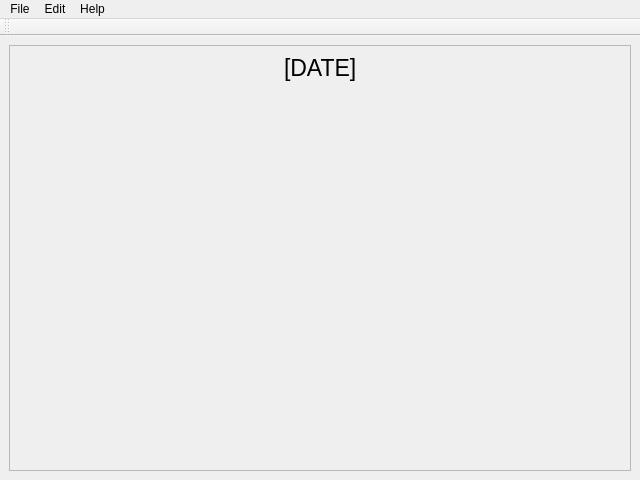
<?xml version="1.0" encoding="UTF-8"?>
<ui version="4.0">
 <class>MainWindow</class>
 <widget class="QMainWindow" name="MainWindow">
  <property name="geometry">
   <rect>
    <x>0</x>
    <y>0</y>
    <width>640</width>
    <height>480</height>
   </rect>
  </property>
  <property name="windowTitle">
   <string>Assignment List</string>
  </property>
  <property name="windowIcon">
   <iconset resource="../resources.qrc">
    <normaloff>:/data/assignment-list.svg</normaloff>:/data/assignment-list.svg</iconset>
  </property>
  <widget class="QWidget" name="centralwidget">
   <layout class="QHBoxLayout" name="horizontalLayout">
    <item>
     <widget class="QScrollArea" name="scrollArea">
      <property name="widgetResizable">
       <bool>true</bool>
      </property>
      <widget class="QWidget" name="scrollAreaWidgetContents_3">
       <property name="geometry">
        <rect>
         <x>0</x>
         <y>0</y>
         <width>620</width>
         <height>421</height>
        </rect>
       </property>
       <layout class="QVBoxLayout" name="verticalLayout">
        <item>
         <layout class="QVBoxLayout" name="v_box">
          <item>
           <layout class="QHBoxLayout" name="title_h_box">
            <item>
             <spacer name="horizontalSpacer_2">
              <property name="orientation">
               <enum>Qt::Horizontal</enum>
              </property>
              <property name="sizeHint" stdset="0">
               <size>
                <width>40</width>
                <height>20</height>
               </size>
              </property>
             </spacer>
            </item>
            <item>
             <widget class="QLabel" name="title">
              <property name="font">
               <font>
                <pointsize>17</pointsize>
               </font>
              </property>
              <property name="text">
               <string>[DATE]</string>
              </property>
              <property name="textInteractionFlags">
               <set>Qt::LinksAccessibleByMouse|Qt::TextSelectableByMouse</set>
              </property>
             </widget>
            </item>
            <item>
             <spacer name="horizontalSpacer">
              <property name="orientation">
               <enum>Qt::Horizontal</enum>
              </property>
              <property name="sizeHint" stdset="0">
               <size>
                <width>40</width>
                <height>20</height>
               </size>
              </property>
             </spacer>
            </item>
           </layout>
          </item>
          <item>
           <layout class="QGridLayout" name="groups_layout">
            <property name="leftMargin">
             <number>20</number>
            </property>
            <property name="topMargin">
             <number>5</number>
            </property>
            <property name="rightMargin">
             <number>20</number>
            </property>
            <property name="bottomMargin">
             <number>5</number>
            </property>
           </layout>
          </item>
          <item>
           <spacer name="verticalSpacer">
            <property name="orientation">
             <enum>Qt::Vertical</enum>
            </property>
            <property name="sizeHint" stdset="0">
             <size>
              <width>20</width>
              <height>40</height>
             </size>
            </property>
           </spacer>
          </item>
         </layout>
        </item>
       </layout>
      </widget>
     </widget>
    </item>
   </layout>
  </widget>
  <widget class="QMenuBar" name="menubar">
   <property name="geometry">
    <rect>
     <x>0</x>
     <y>0</y>
     <width>640</width>
     <height>22</height>
    </rect>
   </property>
   <widget class="QMenu" name="menuFile">
    <property name="title">
     <string>File</string>
    </property>
    <addaction name="actionPreferences"/>
    <addaction name="actionReload"/>
    <addaction name="separator"/>
    <addaction name="actionExit"/>
   </widget>
   <widget class="QMenu" name="menuEdit">
    <property name="title">
     <string>Edit</string>
    </property>
    <addaction name="actionAdd_Group"/>
    <addaction name="separator"/>
    <addaction name="actionClean_Hidden"/>
   </widget>
   <widget class="QMenu" name="menuHelp">
    <property name="title">
     <string>Help</string>
    </property>
    <addaction name="actionAbout"/>
   </widget>
   <addaction name="menuFile"/>
   <addaction name="menuEdit"/>
   <addaction name="menuHelp"/>
  </widget>
  <widget class="QToolBar" name="toolBar">
   <property name="windowTitle">
    <string>toolBar</string>
   </property>
   <attribute name="toolBarArea">
    <enum>TopToolBarArea</enum>
   </attribute>
   <attribute name="toolBarBreak">
    <bool>false</bool>
   </attribute>
  </widget>
  <action name="actionPreferences">
   <property name="text">
    <string>Preferences</string>
   </property>
   <property name="shortcut">
    <string>Alt+Return</string>
   </property>
  </action>
  <action name="actionReload">
   <property name="text">
    <string>Reload</string>
   </property>
   <property name="shortcut">
    <string>F5</string>
   </property>
  </action>
  <action name="actionExit">
   <property name="text">
    <string>Exit</string>
   </property>
   <property name="shortcut">
    <string>Ctrl+Q</string>
   </property>
  </action>
  <action name="actionAdd_Group">
   <property name="text">
    <string>Add Group</string>
   </property>
  </action>
  <action name="actionClean_Hidden">
   <property name="text">
    <string>Permanently Delete Removed Groups and Entries</string>
   </property>
  </action>
  <action name="actionAbout">
   <property name="text">
    <string>About</string>
   </property>
  </action>
 </widget>
 <resources>
  <include location="../resources.qrc"/>
 </resources>
 <connections/>
</ui>
